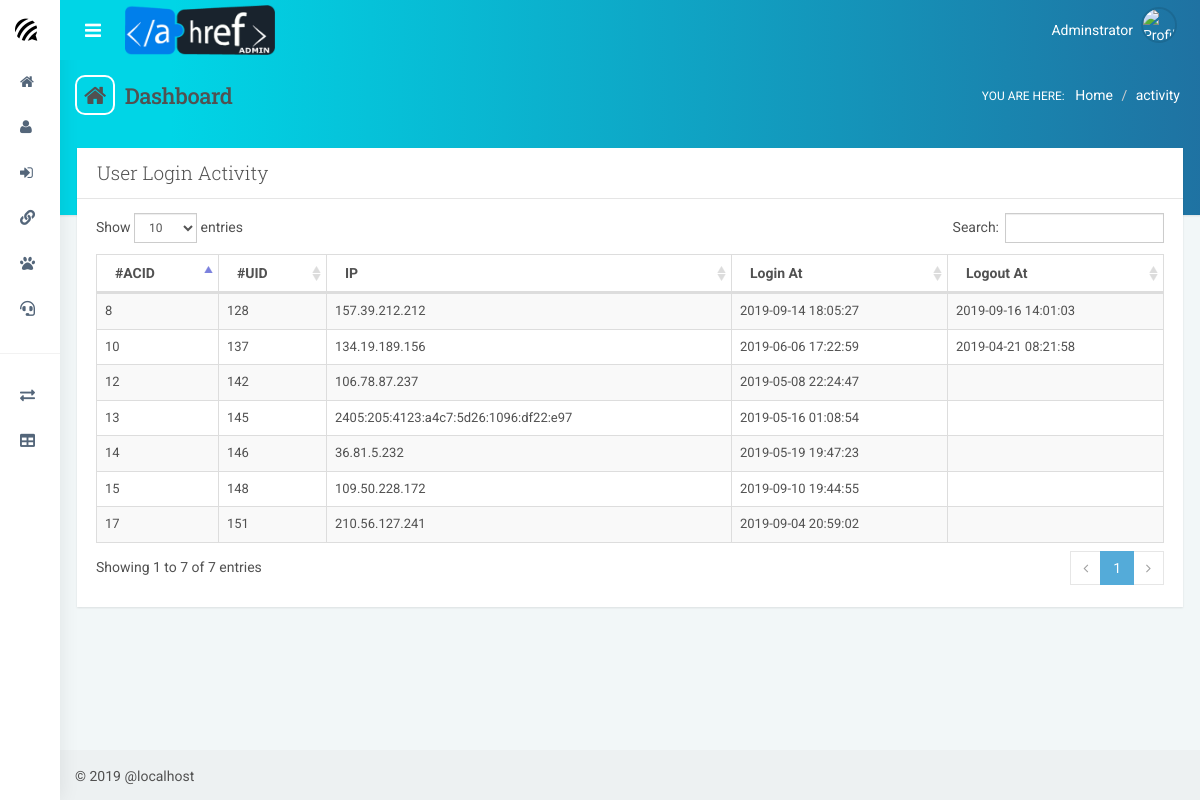
The page /admin/dashboard.php?page=activity on the database its author committed.
### tables this page shows
CREATE TABLE `user_activity` (
  `ac_id` int(11) NOT NULL,
  `u_id` int(11) NOT NULL,
  `activity_ip` varchar(222) NOT NULL,
  `login_at` varchar(222) NOT NULL,
  `logout_at` varchar(222) NOT NULL
);

### admin/pages/user_activity.php (the view, shortened to what this page needs)
<div class="row">
                             <div class="col-md-12">
                        <div class="panel">
                            <div class="panel-heading">
                                <h3 class="panel-title">User Login Activity</h3>
                            </div>
                            <div class="panel-body table-responsive">
                                <table id="demo-dt-basic" class="table table-striped table-bordered">
                                    <thead>
                                        <tr>
                                            <th class="all">#ACID</th>
                                            <th  class="min-desktop">#UID</th>
                                            <th class="min-desktop">IP</th>
                                            <th class="min-desktop ">Login At</th>
                                            <th class="min-desktop">Logout At</th>
                                        </tr>
                                    </thead>
                                    <tbody>
                                          <?php
                                            $sql_prepare = 'SELECT ac_id,u_id,activity_ip,login_at,logout_at FROM user_activity order by ac_id DESC';
                                            $stmt = $con->prepare($sql_prepare);
                                            $stmt->execute();
                                            $stmt->bind_result($ac_id,$u_id,$activity_ip,$login_at,$logout_at);
                                  while($stmt->fetch())
                                        {
                                                $json = array('ac_id'=>$ac_id,
                                                              'u_id'=>$u_id,
                                                              'activity_ip'=>$activity_ip,
                                                              'login_at'=>$login_at,
                                                              'logout_at'=>$logout_at);
                                        ?>
                                        <tr>
                                            <td><?php echo $json['ac_id']; ?></td>
                                            <td><?php echo $json['u_id']; ?></td>
                                            <td><?php echo $json['activity_ip']; ?> </td>
                                            <td><?php echo $json['login_at']; ?></td>
                                            <td><?php echo $json['logout_at']; ?></td>
                                        </tr>
                                        <?php
                                           }
                                        ?>
                                    </tbody>
                                </table>
                            </div>
                        </div>
					</div>
				</div>

### admin/dashboard.php (shortened to what this page needs)
<?php include "../connection/connect.php";
	  error_reporting(0); ?>
<?php
if(!empty($_SESSION["m_id"]))
{
	header('location:index.php');
}
else
{
?>
<!DOCTYPE html>
<html lang="en">
<?php include "inc/head.php"; ?>
    <body>
        <div id="container" class="effect mainnav-sm navbar-fixed mainnav-fixed">
           <?php include "inc/header.php"; ?>
            <div class="boxed">
                <div id="content-container">
                <div class="pageheader hidden-xs">
                  <h3><a href="dashboard?page=home"><i class="fa fa-home"></i> Dashboard </a></h3>
                    <div class="breadcrumb-wrapper">
                      <span class="label">You are here:</span>
                         <ol class="breadcrumb">
                            <li> <a href="#"> Home </a> </li>
                            <li class="active"><?php if($_GET['page'])
                                                      { echo $_GET['page'];
                                                      }else if($_GET['page']== '')
                                                      {
                                                          echo $_GET['page']='home';
                                                      } ?> </li>
                         </ol>
                    </div>
                </div>
                    <div id="page-content">
					<?php
						switch($_GET['page'])
						{
							case activity: include("pages/user_activity.php");
							break;
						}
				?>
                </div>
                  <?php include "inc/nav.php"; ?>
            </div>
            <footer id="footer">
                <p class="pad-lft">&#0169; 2019 <a href="https://<?php echo $_SERVER['HTTP_HOST']; ?>">@<?php echo $_SERVER['HTTP_HOST']; ?></a></p>
            </footer>
        </div>
    </body>
</html>
<?php
}?>

### admin/inc/head.php (shortened to what this page needs)
<head>
            <link rel="stylesheet" href="https://use.fontawesome.com/releases/v5.8.1/css/all.css">
        <link href="css/bootstrap.min.css" rel="stylesheet">
        <link href="css/style.css" rel="stylesheet">
        <link href="plugins/font-awesome/css/font-awesome.min.css" rel="stylesheet">
        <link href="plugins/switchery/switchery.min.css" rel="stylesheet">
        <link href="plugins/bootstrap-select/bootstrap-select.min.css" rel="stylesheet">
        <link href="plugins/datatables/media/css/dataTables.bootstrap.css" rel="stylesheet">
        <link href="plugins/datatables/extensions/Responsive/css/dataTables.responsive.css" rel="stylesheet">
        <link href="plugins/jquery-ricksaw-chart/css/rickshaw.css" rel="stylesheet">
        <link href="plugins/bootstrap-validator/bootstrapValidator.min.css" rel="stylesheet">
        <link href="css/demo/jquery-steps.min.css" rel="stylesheet">
        <link href="plugins/summernote/summernote.min.css" rel="stylesheet">
        <link href="css/demo/jasmine.css" rel="stylesheet">
        <link href="plugins/pace/pace.min.css" rel="stylesheet">
    </head>

### admin/inc/header.php (shortened to what this page needs)
<header id="navbar">
               <div id="navbar-container" class="boxed">
                   <div class="navbar-content clearfix">
                       <ul class="nav navbar-top-links pull-left">
                           <li class="tgl-menu-btn">
                               <a class="mainnav-toggle" href="#"> <i class="fa fa-navicon fa-lg"></i> </a>
                           </li>
                              <li class="tgl-menu-btn">
                               <a class="mainnav-toggle" href="#">
											<img src="img/ahref_admin.png" alt="image" height="50" width="150">
										</a>
                           </li>
                       </ul>
                       <ul class="nav navbar-top-links pull-right">
                           <li id="dropdown-user" class="dropdown">
                               <a href="#" data-toggle="dropdown" class="dropdown-toggle text-right">
                                   <span class="pull-right"> <img class="img-circle img-user media-object" src="https://visualpharm.com/assets/314/Admin-595b40b65ba036ed117d36fe.svg" alt="Profile Picture"> </span>
                                   <div class="username hidden-xs">Adminstrator</div>
                               </a>
                           </li>
                       </ul>
                   </div>
               </div>
           </header>

### admin/inc/nav.php (shortened to what this page needs)
<nav id="mainnav-container">
                    <div class="navbar-header">
                        <a href="https://<?php echo $_SERVER['HTTP_HOST']; ?>" class="navbar-brand">
                            <i class="fa fa-forumbee brand-icon"></i>
                            <div class="brand-title">
                                <span class="brand-text">Ahref</span>
                            </div>
                        </a>
                    </div>
                    <div id="mainnav">
                        <div id="mainnav-menu-wrap">
                            <div class="nano">
                                <div class="nano-content">
                                    <ul id="mainnav-menu" class="list-group">
                                        <li> <a href="dashboard.php?page=home"> <i class="fa fa-home"></i> <span class="menu-title"> Dashboard </span> </a> </li>
										<li> <a href="dashboard.php?page=users"> <i class="fa fa-user"></i> <span class="menu-title"> Users </span> </a> </li>
										<li> <a href="dashboard.php?page=activity"> <i class="fa fa-sign-in"></i> <span class="menu-title"> Users Activity </span> </a> </li>
										<li> <a href="dashboard.php?page=Shorten"> <i class="fas fa-link"></i> <span class="menu-title"> Shorten </span> </a> </li>
										<li> <a href="dashboard.php?page=tracking"><i class="fas fa-paw"></i> <span class="menu-title"> Tracking Data </span> </a> </li>
										<li> <a href="dashboard.php?page=messages">	<i class="fas fa-headset"></i> <span class="menu-title"> Support </span> </a> </li>
										<hr>
										<li> <a href="dashboard.php?page=domain_changer">	<i class="fas fa-exchange-alt"></i> <span class="menu-title"> Changer </span> </a> </li>
										<li> <a href="dashboard.php?page=manage_changer">	<i class="fas fa-table"></i> <span class="menu-title">Manage Changer </span> </a> </li>
                                    </ul>
                            </div>
                        </div>
                    </div>
                </nav>

### admin/pages/user_activity.php (style rules this page uses)
td { font-size: 13px; }

### rows shown on the page
user_activity: ac_id "17", u "151", activity_ip "210.56.127.241", login_at "2019-09-04 20:59:02"
user_activity: ac_id "15", u "148", activity_ip "109.50.228.172", login_at "2019-09-10 19:44:55"
user_activity: ac_id "14", u "146", activity_ip "36.81.5.232", login_at "2019-05-19 19:47:23"
user_activity: ac_id "13", u "145", activity_ip "2405:205:4123:a4c7:5d26:1096:df22:e97", login_at "2019-05-16 01:08:54"
user_activity: ac_id "12", u "142", activity_ip "106.78.87.237", login_at "2019-05-08 22:24:47"
user_activity: ac_id "10", u "137", activity_ip "134.19.189.156", login_at "2019-06-06 17:22:59", logout_at "2019-04-21 08:21:58"
user_activity: ac_id "8", u "128", activity_ip "157.39.212.212", login_at "2019-09-14 18:05:27", logout_at "2019-09-16 14:01:03"

### other values the page prints
$_GET['page'] "activity"
$_SERVER['HTTP_HOST'] "localhost"
